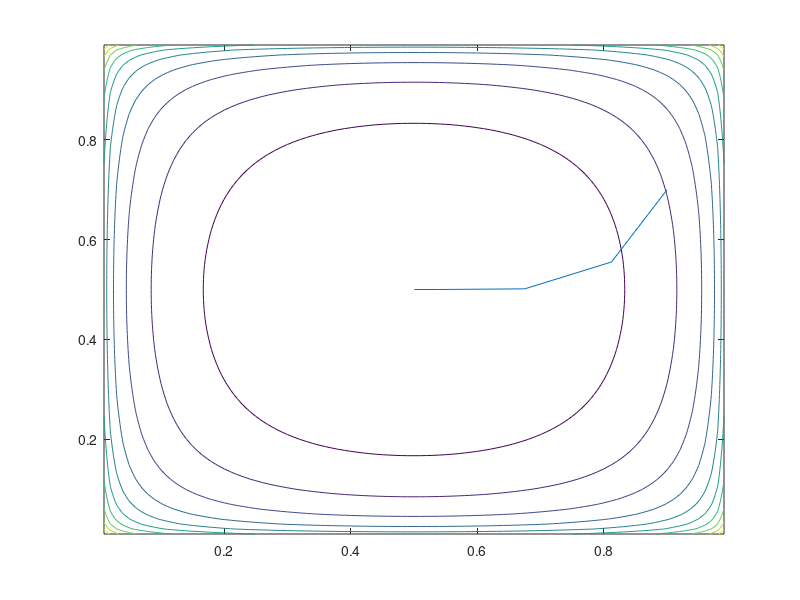

The MATLAB source for this figure:
a=[1;1];
[xx,yy]=meshgrid(0.01:0.01:0.99,0.01:0.01:0.99);
fx=-log(1-a(1)*xx)-log(1-a(2)*yy)-log(xx)-log(yy);
%df=@(z) [1/(1-z(1))-1/z(1);1/(1-z(2))-1/z(2)];
df=@(x_,y_) [1/(1-x_)-1/x_;1/(1-y_)-1/y_];
ddf=@(x_,y_) diag([1/((1-x_)^2)+1/(x_^2),1/((1-y_)^2)+1/(y_^2)]);
contour(xx,yy,fx);
z=[0.9;0.7];
ep=1e-3;
lamb2=df(z(1),z(2))'*ddf(z(1),z(2))*df(z(1),z(2));
pa=[];
while lamb2/2 > ep
    pa=[pa z];
    u=-(ddf(z(1),z(2))^(-1))*df(z(1),z(2))
    lamb2=df(z(1),z(2))'*ddf(z(1),z(2))*df(z(1),z(2));
    z=z+u
end
hold on
plot(pa(1,:),pa(2,:));
hold off
